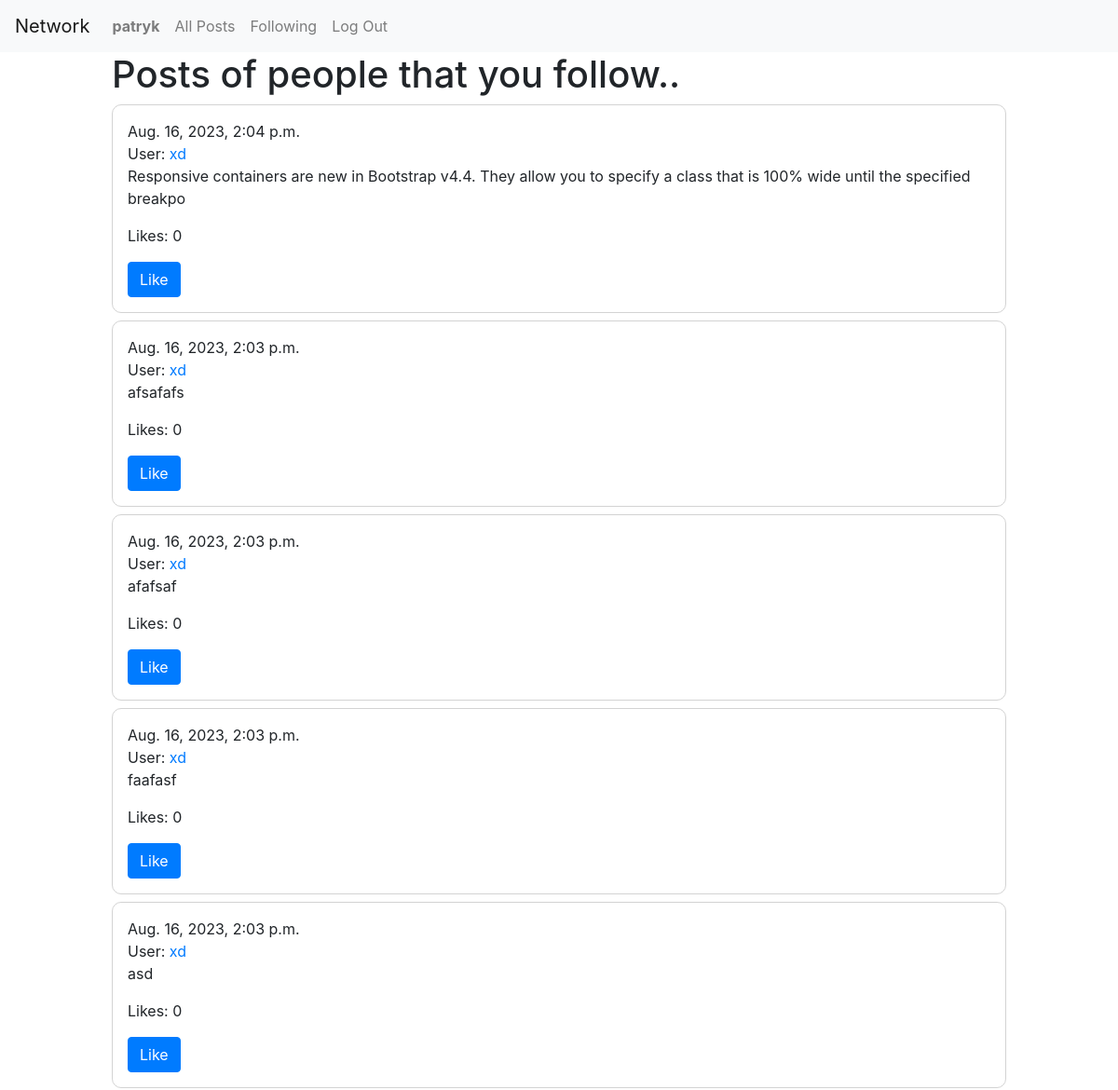
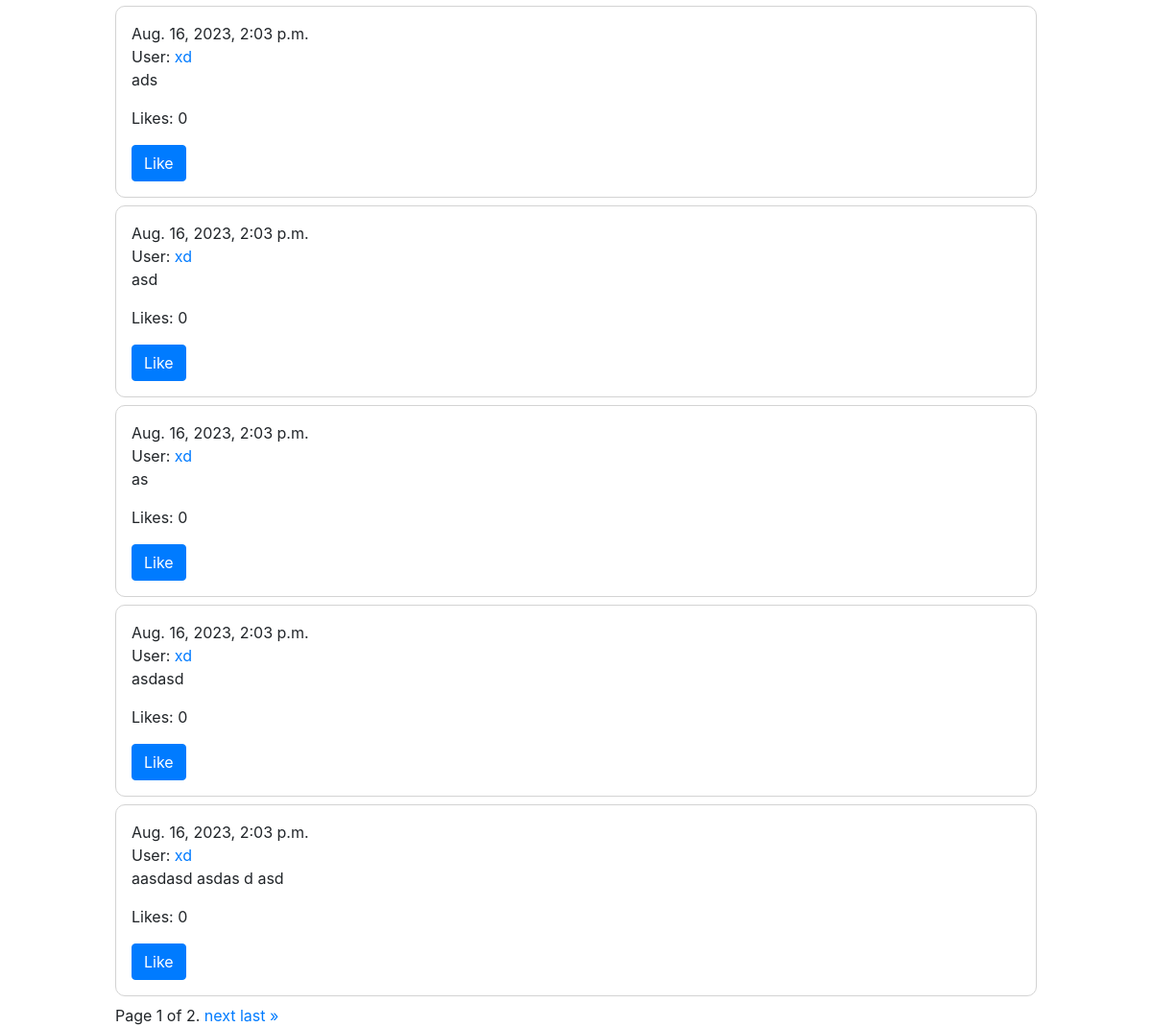
Before: /following (signed in) with the older database file (2 pictures, top to bottom).
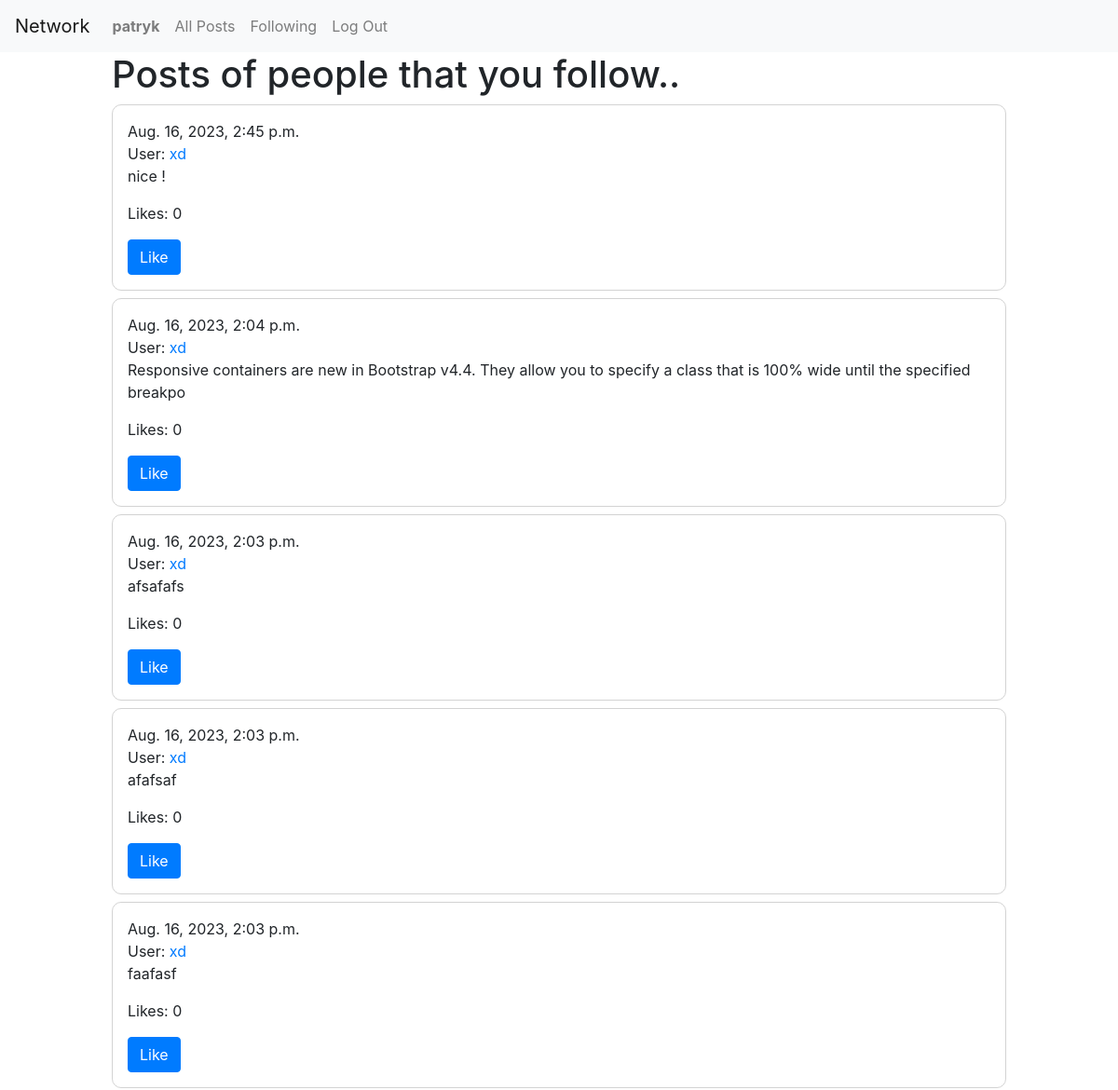
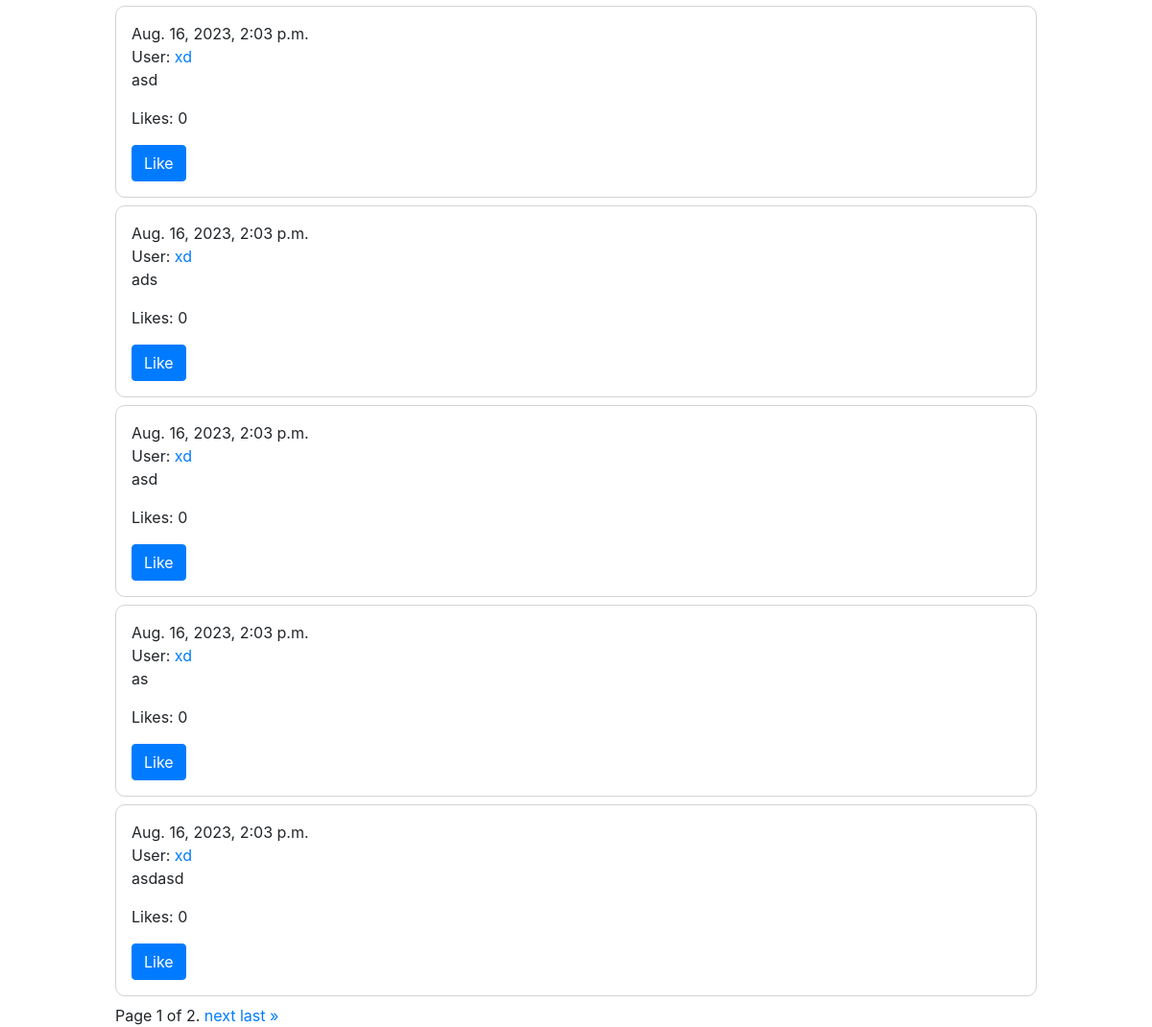
After: the same page with the newer database file (2 pictures, top to bottom).
### network/models.py (models this page shows)
class Post(models.Model):
    user = models.ForeignKey(User,on_delete=models.CASCADE)
    post = models.TextField(max_length=256)
    timestamp = models.DateTimeField(auto_now_add=True)

class User(AbstractUser):
    followers = models.ManyToManyField('self', symmetrical=False, related_name='following', default=0)

### network/views.py (the view)
# urls.py: path("following", views.following_view, name="following"), # posts of people that I follow
def following_view(request):
    current_user = request.user
    if current_user.is_authenticated:
        current_user = User.objects.get(id=current_user.id)
        user_following = current_user.following.all()
        posts_list, page_obj = pagination(request, current_user,Post.objects.filter(user__in=user_following).order_by('-timestamp'))
        return render(request, 'network/following.html', {
            'posts_list':posts_list,
            'page_obj': page_obj
        })
    return HttpResponseRedirect(reverse("index"))

### network/views.py (called while the page is built)
def pagination(request, current_user,posts_list):
    for post in posts_list:
        post.likes_count = Likes.objects.filter(post=post).count() # assign ammount of likes to post.likes_count variable
        like_btn = "Like"  # Default value of like/not like button
        if current_user.is_authenticated:
            try:
                like = Likes.objects.get(post=post, user=current_user)
                like_btn = "Unlike" # If he likes.. then he can "Unlike" the post
            except Likes.DoesNotExist:
                pass # If he doesn't like then button stays on "Like"
        post.like_btn = like_btn    # assign the value of button like/unlike
    paginator = Paginator(posts_list, 10)
    page_number = request.GET.get('page')
    page_obj = paginator.get_page(page_number)
    return posts_list,page_obj

### network/templates/network/following.html (shortened to what this page needs)
{% extends "network/layout.html" %}
{% block body %}
    <h1>Posts of people that you follow..</h1>
    {% if posts_list %}
        {% for post in page_obj %}
        <div id="post_content">
        {{post.timestamp}}
        <br>
            User: <a href="{% url 'profile_view' post.user.id %}">{{post.user}}</a>
            <br>
            <div data-post-id="{{ post.id }}" id="post_container">
                <p id="post">{{post.post}} </p>
            </div>
            {% if user.is_authenticated %}
                <div id="likes">
                    <p>Likes: <span id="count_likes">{{ post.likes_count }}</span></p>
                    <button class="btn btn-primary" id="like_button" data-post-id="{{ post.id }}">{{post.like_btn}}</button>
                </div>
            {% endif %}
        </div>
        {% endfor %}
        <div class="pagination">
            <span class="step-links">
                <span class="current">
                    Page {{ page_obj.number }} of {{ page_obj.paginator.num_pages }}.
                </span>
                {% if page_obj.has_next %}
                    <a href="?page={{ page_obj.next_page_number }}">next</a>
                    <a href="?page={{ page_obj.paginator.num_pages }}">last &raquo;</a>
                {% endif %}
            </span>
        </div>
    {% endif %}
{% endblock %}

Changed rows visible on the page:
no longer on this page (row unchanged): Post: timestamp "Aug. 16, 2023, 2:03 p.m.", user "xd", post "aasdasd asdas d asd", likes_count "0", like_btn "Like"
added Post: timestamp "Aug. 16, 2023, 2:45 p.m.", user "xd", post "nice !", likes_count "0", like_btn "Like"
